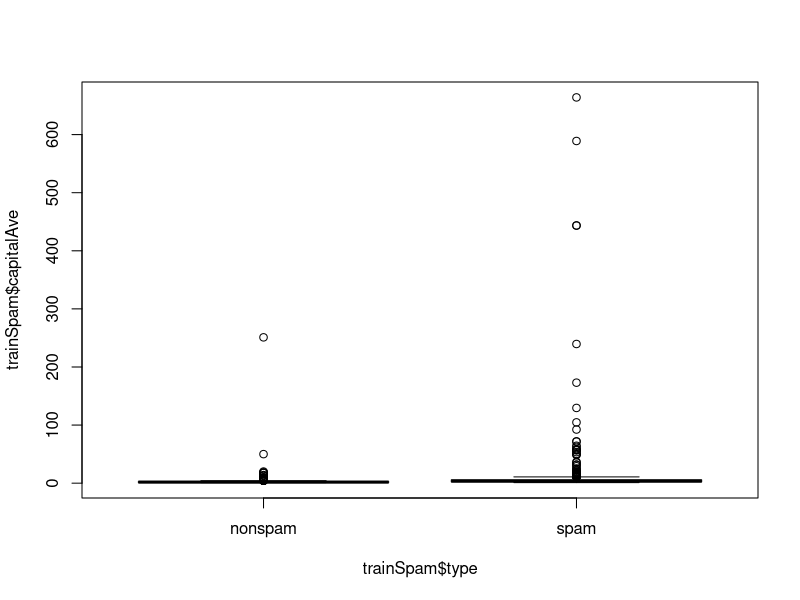
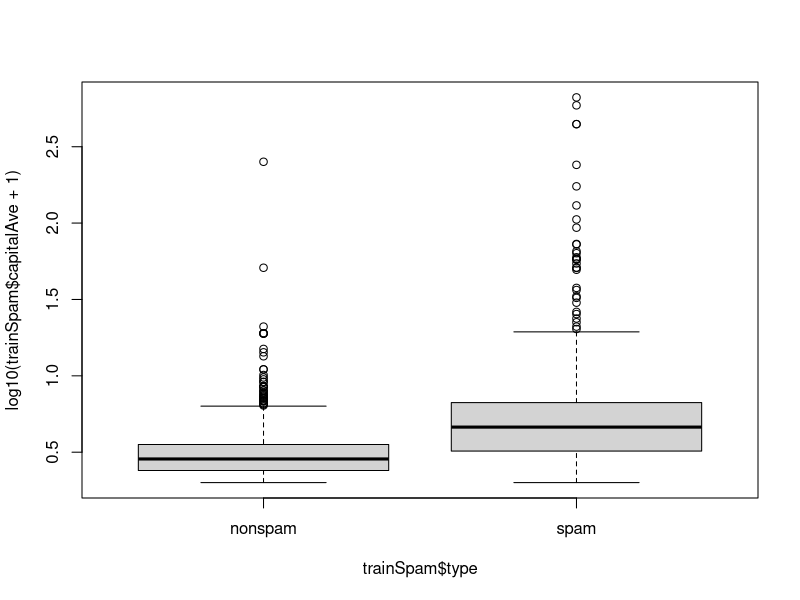
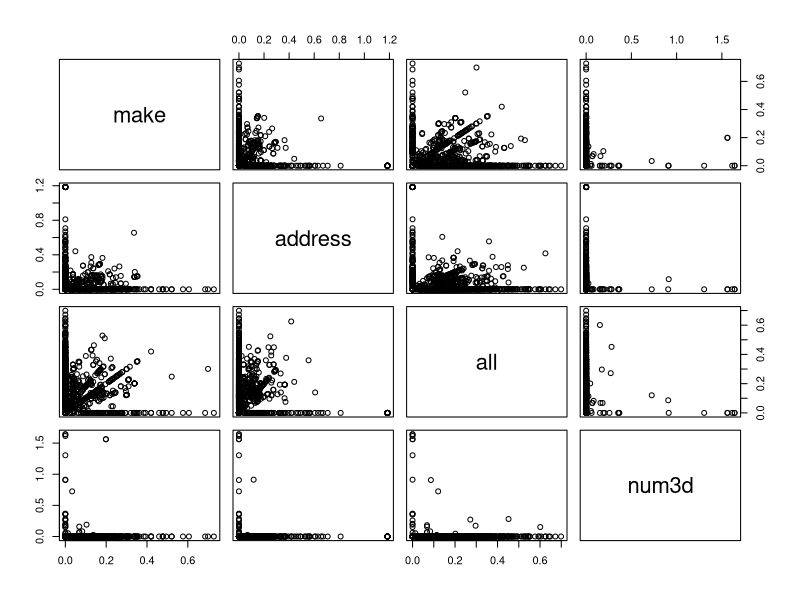
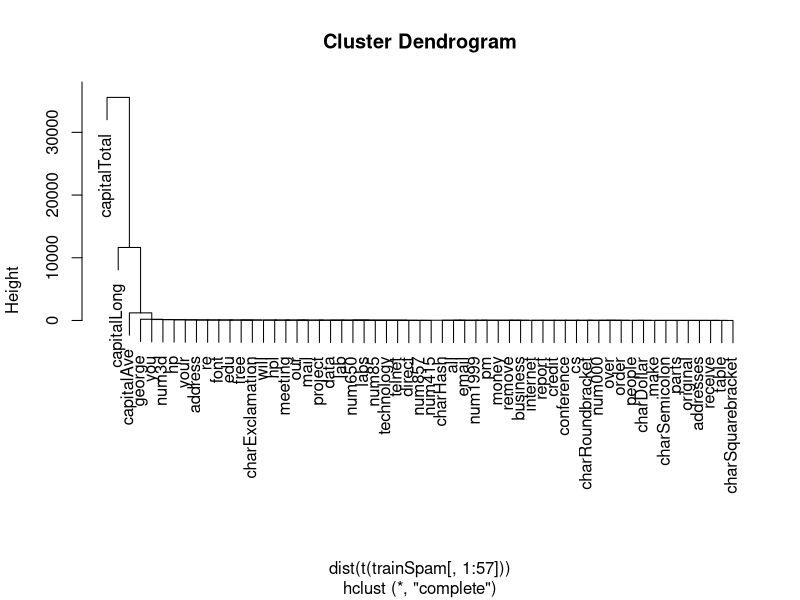
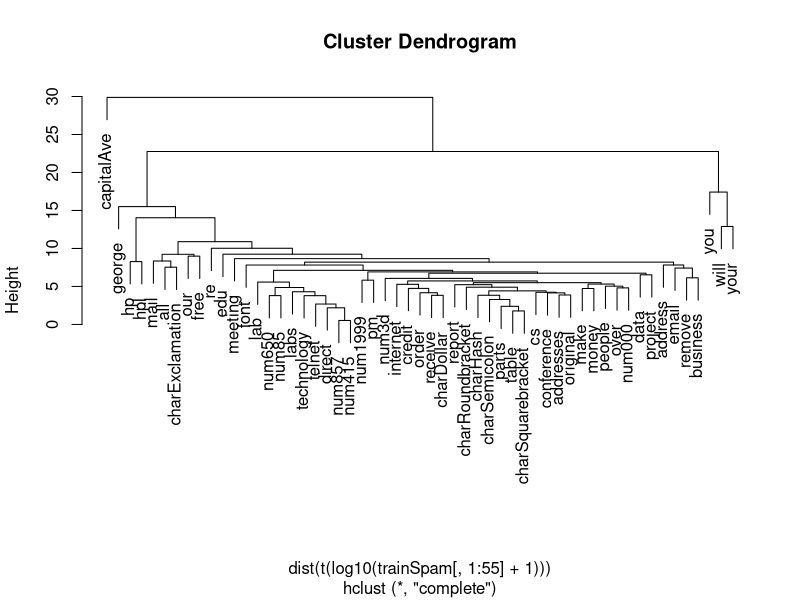

R code for these plots, in order:
## Spam data

library(kernlab)
data(spam)
dim(spam)

set.seed(3435)
trainIndicator <- rbinom(4601, size = 1, prob = 0.5)
table(trainIndicator)

trainSpam <- spam[trainIndicator == 1, ]
testSpam <- spam[trainIndicator == 0,]
dim(trainSpam)

# Exploring the data
names(trainSpam)
head(trainSpam)

table(trainSpam$type)

plot(trainSpam$capitalAve ~ trainSpam$type)
plot(log10(trainSpam$capitalAve + 1) ~ trainSpam$type)
plot(log10(trainSpam[, 1:4] + 1))

hCluster = hclust(dist(t(trainSpam[, 1:57])))
plot(hCluster)

hClusterUpdated = hclust(dist(t(log10(trainSpam[, 1:55] + 1))))
plot(hClusterUpdated)


## Model using results from the exploratory part
trainSpam$numType = as.numeric(trainSpam$type) - 1
costFunction = function(x, y) {
    sum(x != (y > 0.5))
}
cvError = rep(NA, 55)
library(boot)
for (i in 1:55) {
    lmFormula = as.formula(paste("numType~", names(trainSpam)[i], sep = ""))
    glmFit = glm(lmFormula, family = "binomial", data = trainSpam)
    cvError[i] = cv.glm(trainSpam, glmFit, costFunction, 2)$delta[2]
}

predictionModel = glm(numType ~ charDollar, family = "binomial", data = trainSpam)
predictionTest = predict(predictionModel, testSpam)
predictedSpam = rep("nonspam", dim(testSpam)[1])
predictedSpam[predictionModel$fitted > 0.5] = "spam"
table(predictedSpam, testSpam$type)
